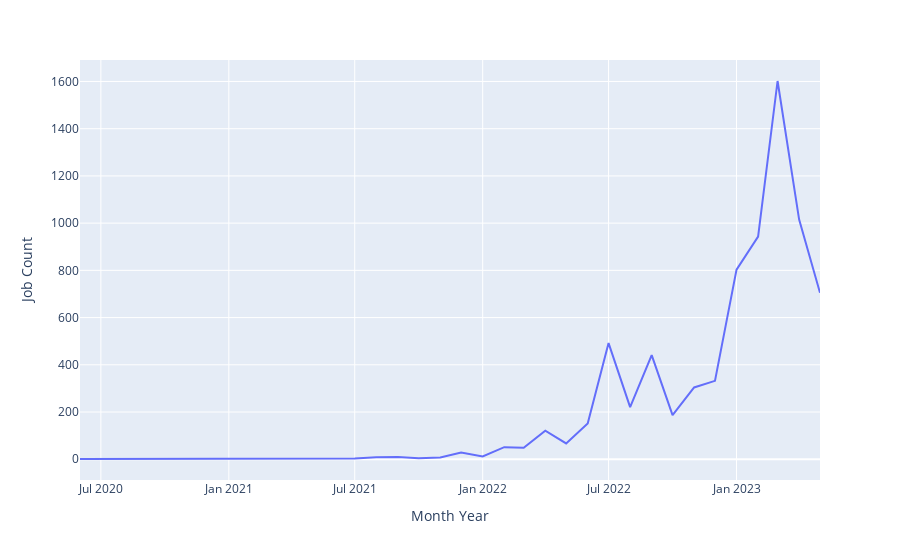

Notebook cell for this chart:
### Code cell
line_chart_date = df.copy()
line_chart_date['posting_date'] = pd.to_datetime(line_chart_date['posting_date'])
line_chart_date['month_year'] = line_chart_date['posting_date'].dt.strftime('%m/%Y')
#jobs_per_month = line_chart_date['month_year'].value_counts().reset_index()
jobs_per_month=line_chart_date.groupby('month_year')['number_of_positions'].sum().astype(float).reset_index()

jobs_per_month = jobs_per_month.rename(columns={'month_year': 'Month Year', 'number_of_positions': 'Job Count'})

# Convert 'Month Year' to a pandas datetime column to sort
jobs_per_month['Month Year'] = pd.to_datetime(jobs_per_month['Month Year'], format='%m/%Y')
jobs_per_month = jobs_per_month.sort_values('Month Year')

fig = px.line(jobs_per_month, x='Month Year', y='Job Count')
fig.show()

### Figure 1 — Plotly figure (JSON) as saved in the notebook; plotly's stock layout.template omitted (floating-point values rounded to 4 significant figures)
{"data": [{"hovertemplate": "Month Year=%{x}<br>Job Count=%{y}<extra></extra>", "legendgroup": "", "line": {"color": "#636efa", "dash": "solid"}, "marker": {"symbol": "circle"}, "mode": "lines", "name": "", "orientation": "v", "showlegend": false, "type": "scatter", "x": ["2020-06-01T00:00:00", "2021-07-01T00:00:00", "2021-08-01T00:00:00", "2021-09-01T00:00:00", "2021-10-01T00:00:00", "2021-11-01T00:00:00", "2021-12-01T00:00:00", "2022-01-01T00:00:00", "2022-02-01T00:00:00", "2022-03-01T00:00:00", "2022-04-01T00:00:00", "2022-05-01T00:00:00", "2022-06-01T00:00:00", "2022-07-01T00:00:00", "2022-08-01T00:00:00", "2022-09-01T00:00:00", "2022-10-01T00:00:00", "2022-11-01T00:00:00", "2022-12-01T00:00:00", "2023-01-01T00:00:00", "2023-02-01T00:00:00", "2023-03-01T00:00:00", "2023-04-01T00:00:00", "2023-05-01T00:00:00"], "xaxis": "x", "y": [1, 3, 8, 9, 4, 7, 28, 12, 51, 49, 121, 67, 151, 492, 221, 441, 187, 304, 332, 803, 943, 1602, 1015, 705], "yaxis": "y"}], "layout": {"legend": {"tracegroupgap": 0}, "margin": {"t": 60}, "xaxis": {"anchor": "y", "domain": [0, 1], "title": {"text": "Month Year"}}, "yaxis": {"anchor": "x", "domain": [0, 1], "title": {"text": "Job Count"}}}}
